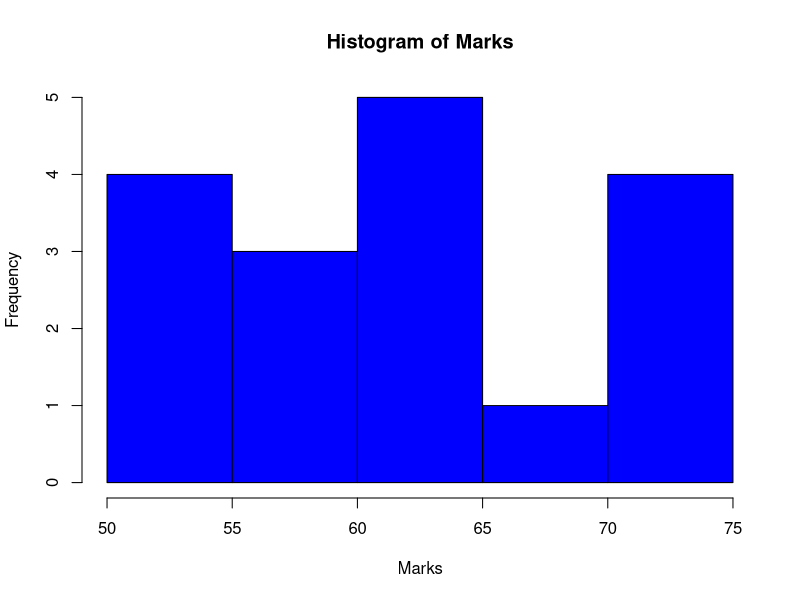

Write the R code that produced this figure.
marks <- c(55, 60, 71, 63, 55, 65, 50, 55, 58, 59, 61, 63, 65, 67, 71, 72, 75)

equal_freq_bins <- split(marks, cut(rank(marks), 3, labels = FALSE))

equal_width_bins <- split(marks, cut(marks, 3, include.lowest = TRUE))

hist(marks, main = "Histogram of Marks", xlab = "Marks", col = "blue", border = "black")